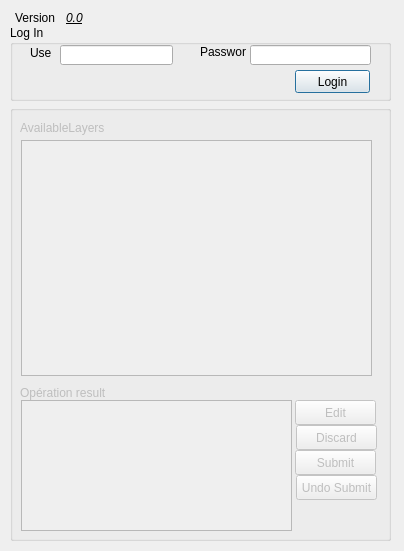
<?xml version="1.0" encoding="UTF-8"?>
<ui version="4.0">
 <class>BrugisDataAccessDialogBase</class>
 <widget class="QDialog" name="BrugisDataAccessDialogBase">
  <property name="geometry">
   <rect>
    <x>0</x>
    <y>0</y>
    <width>404</width>
    <height>551</height>
   </rect>
  </property>
  <property name="sizePolicy">
   <sizepolicy hsizetype="Preferred" vsizetype="Preferred">
    <horstretch>10</horstretch>
    <verstretch>0</verstretch>
   </sizepolicy>
  </property>
  <property name="windowTitle">
   <string>Bdm Editor</string>
  </property>
  <property name="windowIcon">
   <iconset>
    <normaloff>BdmEditor.ico</normaloff>BdmEditor.ico</iconset>
  </property>
  <widget class="QGroupBox" name="groupBox_LogIn">
   <property name="geometry">
    <rect>
     <x>10</x>
     <y>25</y>
     <width>381</width>
     <height>76</height>
    </rect>
   </property>
   <property name="title">
    <string>Log In</string>
   </property>
   <widget class="QLabel" name="label">
    <property name="geometry">
     <rect>
      <x>20</x>
      <y>20</y>
      <width>21</width>
      <height>16</height>
     </rect>
    </property>
    <property name="text">
     <string>User</string>
    </property>
   </widget>
   <widget class="QLineEdit" name="lineEdit_User">
    <property name="geometry">
     <rect>
      <x>50</x>
      <y>20</y>
      <width>113</width>
      <height>20</height>
     </rect>
    </property>
   </widget>
   <widget class="QLineEdit" name="lineEdit_Password">
    <property name="geometry">
     <rect>
      <x>240</x>
      <y>20</y>
      <width>121</width>
      <height>20</height>
     </rect>
    </property>
    <property name="inputMethodHints">
     <set>Qt::ImhHiddenText|Qt::ImhNoAutoUppercase|Qt::ImhNoPredictiveText</set>
    </property>
    <property name="echoMode">
     <enum>QLineEdit::Password</enum>
    </property>
   </widget>
   <widget class="QLabel" name="label_2">
    <property name="geometry">
     <rect>
      <x>190</x>
      <y>20</y>
      <width>46</width>
      <height>13</height>
     </rect>
    </property>
    <property name="text">
     <string>Password</string>
    </property>
   </widget>
   <widget class="QPushButton" name="pushButton_LogIn">
    <property name="geometry">
     <rect>
      <x>285</x>
      <y>45</y>
      <width>75</width>
      <height>23</height>
     </rect>
    </property>
    <property name="text">
     <string>Login</string>
    </property>
   </widget>
  </widget>
  <widget class="QGroupBox" name="groupBox_Editions">
   <property name="enabled">
    <bool>false</bool>
   </property>
   <property name="geometry">
    <rect>
     <x>10</x>
     <y>105</y>
     <width>381</width>
     <height>436</height>
    </rect>
   </property>
   <property name="sizePolicy">
    <sizepolicy hsizetype="Maximum" vsizetype="Maximum">
     <horstretch>1</horstretch>
     <verstretch>1</verstretch>
    </sizepolicy>
   </property>
   <property name="sizeIncrement">
    <size>
     <width>10</width>
     <height>0</height>
    </size>
   </property>
   <property name="title">
    <string/>
   </property>
   <widget class="QTableView" name="tableView_editables_layers">
    <property name="geometry">
     <rect>
      <x>11</x>
      <y>35</y>
      <width>351</width>
      <height>236</height>
     </rect>
    </property>
    <property name="editTriggers">
     <set>QAbstractItemView::AnyKeyPressed|QAbstractItemView::DoubleClicked|QAbstractItemView::EditKeyPressed</set>
    </property>
    <property name="alternatingRowColors">
     <bool>true</bool>
    </property>
    <property name="selectionMode">
     <enum>QAbstractItemView::SingleSelection</enum>
    </property>
    <property name="selectionBehavior">
     <enum>QAbstractItemView::SelectRows</enum>
    </property>
   </widget>
   <widget class="QPushButton" name="pushButton_checkOut">
    <property name="geometry">
     <rect>
      <x>285</x>
      <y>295</y>
      <width>81</width>
      <height>25</height>
     </rect>
    </property>
    <property name="text">
     <string>Edit</string>
    </property>
   </widget>
   <widget class="QPushButton" name="pushButton_Staging">
    <property name="geometry">
     <rect>
      <x>285</x>
      <y>345</y>
      <width>81</width>
      <height>25</height>
     </rect>
    </property>
    <property name="text">
     <string>Submit</string>
    </property>
   </widget>
   <widget class="QPushButton" name="pushButton_Free">
    <property name="geometry">
     <rect>
      <x>286</x>
      <y>320</y>
      <width>81</width>
      <height>25</height>
     </rect>
    </property>
    <property name="text">
     <string>Discard</string>
    </property>
   </widget>
   <widget class="QLabel" name="label_3">
    <property name="geometry">
     <rect>
      <x>10</x>
      <y>15</y>
      <width>91</width>
      <height>16</height>
     </rect>
    </property>
    <property name="text">
     <string>AvailableLayers</string>
    </property>
   </widget>
   <widget class="QLabel" name="label_4">
    <property name="geometry">
     <rect>
      <x>10</x>
      <y>280</y>
      <width>91</width>
      <height>16</height>
     </rect>
    </property>
    <property name="text">
     <string>Opération result</string>
    </property>
   </widget>
   <widget class="QScrollArea" name="scrollArea">
    <property name="geometry">
     <rect>
      <x>20</x>
      <y>300</y>
      <width>256</width>
      <height>81</height>
     </rect>
    </property>
    <property name="widgetResizable">
     <bool>true</bool>
    </property>
    <widget class="QWidget" name="scrollAreaWidgetContents">
     <property name="geometry">
      <rect>
       <x>0</x>
       <y>0</y>
       <width>254</width>
       <height>79</height>
      </rect>
     </property>
    </widget>
   </widget>
   <widget class="QTextEdit" name="textEdit_Result">
    <property name="geometry">
     <rect>
      <x>11</x>
      <y>295</y>
      <width>271</width>
      <height>131</height>
     </rect>
    </property>
   </widget>
   <widget class="QPushButton" name="pushButton_UndoStaging">
    <property name="geometry">
     <rect>
      <x>286</x>
      <y>370</y>
      <width>81</width>
      <height>25</height>
     </rect>
    </property>
    <property name="text">
     <string>Undo Submit</string>
    </property>
   </widget>
  </widget>
  <widget class="QWidget" name="layoutWidget">
   <property name="geometry">
    <rect>
     <x>15</x>
     <y>10</y>
     <width>236</width>
     <height>16</height>
    </rect>
   </property>
   <layout class="QHBoxLayout" name="horizontalLayout">
    <item>
     <widget class="QLabel" name="label_5">
      <property name="maximumSize">
       <size>
        <width>45</width>
        <height>16777215</height>
       </size>
      </property>
      <property name="font">
       <font>
        <weight>50</weight>
        <bold>false</bold>
       </font>
      </property>
      <property name="text">
       <string>Version</string>
      </property>
     </widget>
    </item>
    <item>
     <widget class="QLabel" name="label_Version">
      <property name="font">
       <font>
        <italic>true</italic>
        <underline>true</underline>
       </font>
      </property>
      <property name="text">
       <string>0.0</string>
      </property>
     </widget>
    </item>
   </layout>
  </widget>
 </widget>
 <resources>
 </resources>
 <connections/>
 <designerdata>
  <property name="gridDeltaX">
   <number>5</number>
  </property>
  <property name="gridDeltaY">
   <number>5</number>
  </property>
  <property name="gridSnapX">
   <bool>true</bool>
  </property>
  <property name="gridSnapY">
   <bool>true</bool>
  </property>
  <property name="gridVisible">
   <bool>true</bool>
  </property>
 </designerdata>
</ui>
